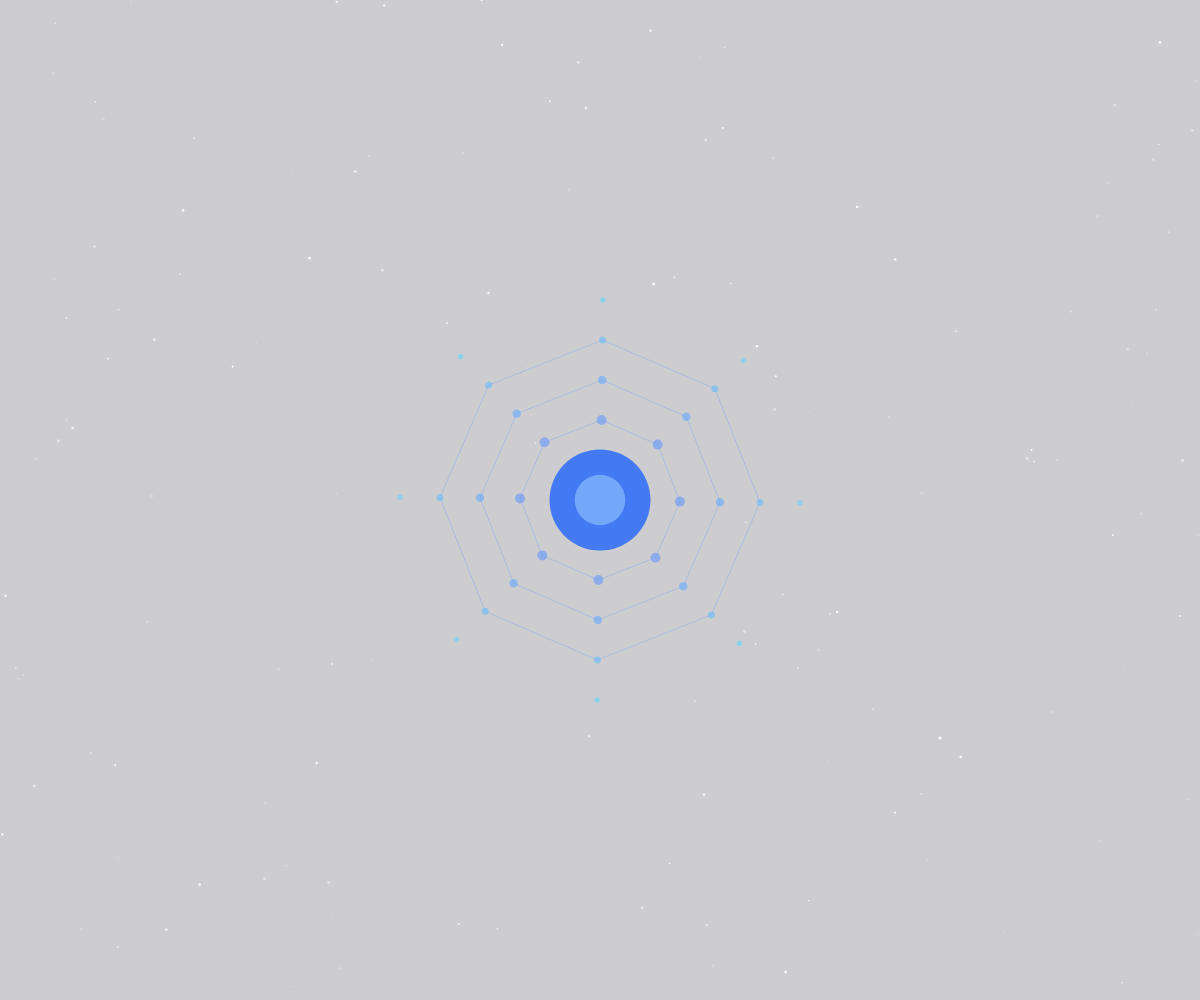
Frame 1 (no input)
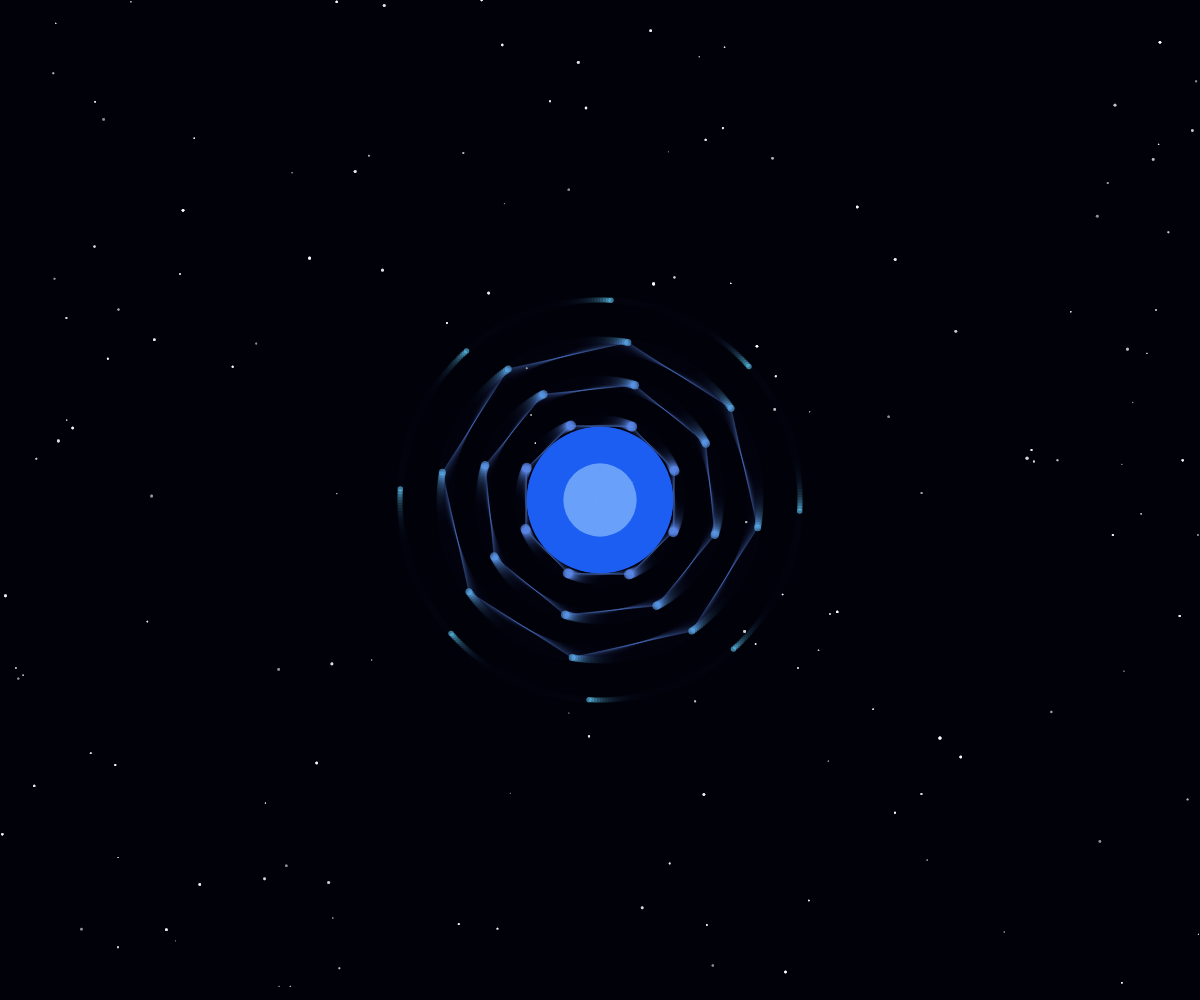
Frame 60 (no input)
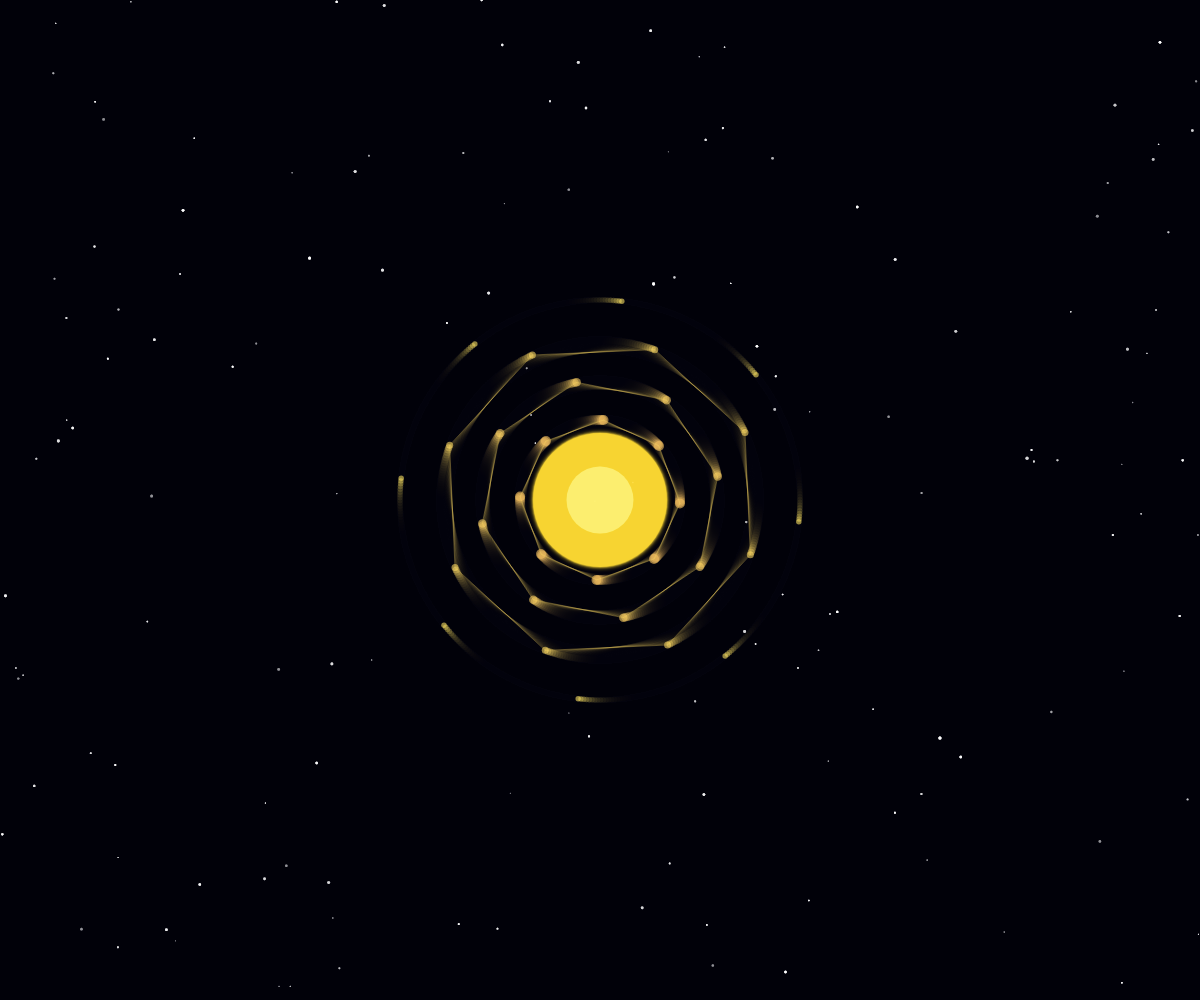
Frame 120 (the mouse pressed at the canvas centre since frame 60)

The p5.js sketch that drew these frames (run headless with seeded random() and noise() and a simulated clock; from frame 60 on, the mouse is pressed at the canvas centre):

// p5.js sketch
// ── sketch.js
//solemne 02: respuesta a una obra de arte.
//obra: "Destello" - Kid Voodoo (canción chilena-2025)
//
//descripción breve: "Destello" de Kid Voodoo es una canción que explora la
//intensidad del amor y la aceptación de su transitoriedad.
//El narrador promete estar presente para su pareja "hasta que te aburras
//de mi", a pesar de saber que todo debe terminar.
//está visualización representa esa intensidad a través de un destello
//central que "respira", simbolizando el corazón de una relación de años
//las 4 capas de partículas que orbitan representan cada año, mientras
//que el fondo estrellado crea un contexto cósmico: la relación existe en la
//inmesidad del universo, pequeña pero luminosa, fragíl pero profundamente
//significativa.

//concepto visual: fondo estrellado que crea profundidad y contexto cósmico
//un destello central que "respira" usando una función de sinusoide
// 4 capas de particulas orbitando el centro (representando relación de años)
//cambio de color según el cursor (presencia del otro)
//lineas conectivas que representan la continuidad de la relación

//exp = explicación de lo que hace el comando.

// CRÉDITOS DE COLABORACIÓN TÉCNICA:
//Con la asistencia técnica de Manus AI.
//Manus AI colaboró específicamente en:
//1. Lógica matemática de las órbitas: Uso de funciones trigonométricas (sin/cos)
//para calcular las posiciones circulares de las partículas.
//2. Sistema de estrellas: Implementación del arreglo (array) y la lógica de
//parpadeo aleatorio individual.
//3. Optimización de funciones: Estructuración de las funciones personalizadas
//(dibujarEstrellas, dibujarCapaDeParticulas, etc.) para un código más limpio.

//exp: crea una variable
//ref: https://p5js.org/es/reference/p5/let/
//variable global para almacenar el tiempo y usarlo en las funciones sinusoidales

let tiempoGlobal = 0;

//variable para almacenar el estado de interacción del usuario (si el mouse está cerca)
//exp: crea una variable
//ref: https://p5js.org/es/reference/p5/let/
let mousePresente = false;

//para almacenar las estrellas del fondo
//exp: crea una variable
//ref: https://p5js.org/es/reference/p5/let/
let estrellas = [];

//variable para el color del destello (cambia según interacción)
//exp: crea una variable
//ref: https://p5js.org/es/reference/p5/let/
let colorDestello;

//exp: la función setup se ejecuta una sola vez, se usa para preparar el
//espacio donde aparecera la animación.
//ref:https://p5js.org/reference/p5/setup/
function setup() {
  //exp: crea el lienzo.
  //parámetros: (ancho, alto) = (windowWidth, windowHeight) tamaño de //ventana del navegador
  //ref: https://p5js.org/es/reference/p5/createCanvas/
  createCanvas(windowWidth, windowHeight);

  //exp: deshabilita el dibujo de puntos, líneas y contornos de figuras
  //no tiene parámetros
  //ref: https://p5js.org/reference/p5/noStroke/
  noStroke();

  //inicializar el color del destello en un azul profundo (representa el inicio)
  //exp:crea un objeto p5.Color.
  //parámetros: (r,g,b) = (rojo, verde, azul)
  //ref: https://p5js.org/es/reference/p5/color/
  colorDestello = color(30, 100, 255, 200);

  //generar las estrellas del fondo
  generarEstrellas();
}
//exp: es la función central de un sketch, permite crear animación y
//movimiento.
//ref: https://p5js.org/es/reference/p5/draw/
function draw() {
  //exp: establece el color a utilizar para el fondo del lienzo.
  //parámetros: (r,g,b) = (rojo, verde, azul) = (10, 10, 25)
  //ref: https://p5js.org/es/reference/p5/background/
  //utilizó fondo oscuro para la sensación de nocturno y nostálgico.
  background(5, 5, 15, 50);

  //dibuja todas las estrellas del fondo llamando a la función correspondiente
  //exp: genera y posiciona el fondo espacial
  //sin parámetros
  dibujarEstrellas();

  //incrementar el tiempo global para usar en funciones sinusoidales (moverse)
  tiempoGlobal += 0.02;

  //calcular la distancia entre el mouse y el centro del canvas usando dist()
  //exp: crea una variable
  //ref: https://p5js.org/es/reference/p5/let/
  let distanciaAlMouse = dist(mouseX, mouseY, width / 2, height / 2);

  //IF: Verificar si el mouse está cerca del centro (dentro de 200 píxeles)
  //exp: una forma de elegir si ejecutar un bloque de código.
  //parámetros:(condicion)
  //ref: https://p5js.org/es/reference/p5/if/
  if (distanciaAlMouse < 200) {
    //si el mouse está cerca, cambiar el estado de presencia a verdadero
    mousePresente = true;

    //cambiar el color del destello a un amarillo brillante e intenso
    colorDestello = color(255, 220, 50, 220);
  } else {
    //si el mouse no está cerca, cambiar el estado de presencia a falso
    mousePresente = false;

    //volver al color azul profundo original
    colorDestello = color(30, 100, 255, 200);
  }
  //dibujar el destello central que respira llamando a la función correspondiente
  dibujarDesteloCentral();

  //for loop: dibujar 4 capas de particulas (representando los 4 años)
  //exp: repite bloque de códigos con un número de iteraciones
  //parámetros: (inicialización; condición; actualización)
  // ref: https://p5js.org/reference/p5/for/
  for (let ano = 0; ano < 4; ano++) {
    //dibujar las partículas para cada año llamando a la función correspondiente
    dibujarCapaDeParticulas(ano);
  }
  //dibujar lineas conectivas llamando a la función correspondiente
  dibujarLineasConectivas();
}
//función para generar las estrellas del fondo
//exp:es llamada cuando la ventana del navegador cambia de tamaño
//no tiene parámetros
//ref: https://p5js.org/es/reference/p5/windowResized/
function generarEstrellas() {
  //for loop: Crear 150 estrellas distribuidas aleatoriamente
  //exp: repite bloque de códigos con un número de iteraciones
  //parámetros: (inicialización; condición; actualización)
  // ref: https://p5js.org/reference/p5/for/
  for (let i = 0; i < 150; i++) {
    //crear un objeto para cada estrella con propiedades aleatorias
    //exp: crea una variable
    //ref: https://p5js.org/es/reference/p5/let/
    let estrella = {
      //posición X aleatoria en el canvas usando random()
      x: random(width),

      //posición Y aleatoria en el canvas usando random()
      y: random(height),

      //tamaño aleatorio entre 1 y 3 píxeles usando random()
      tamano: random(1, 3),

      //brillo aleatorio entre 100 y 255 usando random()
      brillo: random(100, 255),

      //velocidad de parpadeo aleatoria usando random()
      velocidadParpadeo: random(0.02, 0.08),

      //fase de parpadeo aleatoria usando random()
      faseParpadeo: random(TWO_PI),
    };
    //agregar la estrella recién creada al array de estrellas
    estrellas.push(estrella);
  }
}
//función para dibujar todas las estrellas
//exp:es llamada cuando la ventana del navegador cambia de tamaño
//no tiene parámetros
//ref: https://p5js.org/es/reference/p5/windowResized/
function dibujarEstrellas() {
  //for loop: iterar sobre cada estrella almacenada en el array
  //for exp: repite bloque de códigos con un número de iteraciones
  //parámetros: (inicialización; condición; actualización)
  // ref: https://p5js.org/reference/p5/for/
  for (let i = 0; i < estrellas.length; i++) {
    //obtener la estrella actual del array usando el índice i
    //exp: crea una variable
    //ref: https://p5js.org/es/reference/p5/let/
    let estrella = estrellas[i];

    //calcular el brillo actual usando una funcion sinusoide (moverse)
    //exp for: crea una variable
    //ref: https://p5js.org/es/reference/p5/let/
    //exp sin: calcula el seno de un ángulo
    //parámetros: (angulo)
    //ref: https://p5js.org/es/reference/p5/sin/
    let brilloActual =
      150 +
      sin(tiempoGlobal * estrella.velocidadParpadeo + estrella.faseParpadeo) *
        100;

    //aplicar el color de la estrella con el brillo calculado
    //exp: establece color en las formas
    //parámetros: (r,g,b) = (rojo, verde, azul)
    //ref: https://p5js.org/es/reference/p5/fill/
    fill(255, 255, 255, brilloActual);

    //desactivar el trazo para que las estrellas sean puntos limpios
    //exp: deshabilita el dibujo de puntos, líneas y contornos de figuras
    //no tiene parámetros
    //ref: https://p5js.org/reference/p5/noStroke/
    noStroke();

    //dibujar la estrella como un pequeño circulo usando ellipse()
    //exp: dibuja un elipse
    //parámetros: (x, y , w, [h] )
    //ref: https://p5js.org/es/reference/p5/ellipse/
    ellipse(estrella.x, estrella.y, estrella.tamano, estrella.tamano);
  }
}
//funcion para dibujar el destello central
//exp:es llamada cuando la ventana del navegador cambia de tamaño
//no tiene parámetros
//ref: https://p5js.org/es/reference/p5/windowResized/
function dibujarDesteloCentral() {
  //guardar el estado de transformacion actual usando push()
  //push exp: comienza un grupo de dibujos que tiene su propio estilo
  //parámetros: (sin parametros)
  //ref: https://p5js.org/reference/p5/push/
  push();

  //mover el sistema de coordenadas al centro del canvas usando translate()
  //exp: traduce el sistema de coordenadas
  //parámetros: (x, y)
  //ref: https://p5js.org/reference/p5/translate/
  translate(width / 2, height / 2);

  //calcular el tamaño del destello usando una funcion sinusoide (moverse)
  //exp: crea una variable
  //ref: https://p5js.org/es/reference/p5/let/
  //exp sin: calcula el seno de un ángulo
  //parámetros: (angulo)
  //ref: https://p5js.org/es/reference/p5/sin/
  let tamano = 100 + sin(tiempoGlobal) * 50;

  //aplicar el color del destello que cambia segun la interacción (IF)
  //exp: establece color en las formas
  //parámetros: (r,g,b) = (rojo, verde, azul)
  //ref: https://p5js.org/es/reference/p5/fill/
  fill(colorDestello);

  //desactivar el trazo para el destello central
  //exp: deshabilita el dibujo de puntos, líneas y contornos de figuras
  //no tiene parámetros
  //ref: https://p5js.org/reference/p5/noStroke/
  noStroke();

  //dibujar el circulo central usando la funcion ellipse()
  //exp: dibuja un elipse
  //parámetros: (x, y , w, [h] )
  //ref: https://p5js.org/es/reference/p5/ellipse/
  ellipse(0, 0, tamano, tamano);

  //aplicar un color mas claro para el brillo interior (celeste o amarillo suave)
  //exp: una forma de elegir si ejecutar un bloque de código.
  //parámetros:(condicion)
  //ref: https://p5js.org/es/reference/p5/if/
  if (mousePresente) {
    //si el mouse esta presente, usar un amarillo mas claro para el brillo
    //exp: establece color en las formas
    //parámetros: (r,g,b) = (rojo, verde, azul)
    //ref: https://p5js.org/es/reference/p5/fill/
    fill(255, 255, 150, 150);
  } else {
    //si no, usar un celeste claro para el brillo del azul
    //exp: establece color en las formas
    //parámetros: (r,g,b) = (rojo, verde, azul)
    //ref: https://p5js.org/es/reference/p5/fill/
    fill(150, 200, 255, 150);
  }
  //dibujar un circulo mas pequeño en el centro usando ellipse()
  //exp: dibuja un elipse
  //parámetros: (x, y , w, [h] )
  //ref: https://p5js.org/es/reference/p5/ellipse/
  ellipse(0, 0, tamano * 0.5, tamano * 0.5);

  //restaurar el estado de transformacion original usando pop()
  //exp:finaliza un grupo de dibujos que contiene sus propios estilos y transformaciones.
  //no tiene parametros
  //ref: https://p5js.org/es/reference/p5/pop/
  pop();
}
//funcion para dibujar una capa de particulas (cada año)
//exp:es llamada cuando la ventana del navegador cambia de tamaño
//no tiene parámetros
//ref: https://p5js.org/es/reference/p5/windowResized/
function dibujarCapaDeParticulas(ano) {
  //guardar el estado de transformacion actual usando push()
  //exp:comienza un grupo de dibujo que contiene sus propios estilos y transformaciones.
  //no tiene parámetros
  //ref: https://p5js.org/es/reference/p5/push/
  push();

  //mover el sistema de coordenadas al centro del canvas usando translate()
  //exp: traduce el sistema de coordenadas
  //parámetros: (x, y)
  //ref: https://p5js.org/reference/p5/translate/
  translate(width / 2, height / 2);

  //calcular el radio de orbita basado en el año (moverse)
  //exp: crea una variable
  //ref: https://p5js.org/es/reference/p5/let/
  let radioOrbita = 80 + ano * 40;

  //calcular la velocidad de rotacion basada en el tiempo (moverse)
  //exp: crea una variable
  //ref: https://p5js.org/es/reference/p5/let/
  let velocidadRotacion = tiempoGlobal * (1 - ano * 0.1);

  //forloop anidado:dibujar 8 particulas en cada orbita
  //for exp: repite bloque de códigos con un número de iteraciones
  //parámetros: (inicialización; condición; actualización)
  // ref: https://p5js.org/reference/p5/for/
  for (let i = 0; i < 8; i++) {
    //calcular el angulo de cada particula usando trigonometria
    //exp: crea una variable
    //ref: https://p5js.org/es/reference/p5/let/
    let angulo = (TWO_PI / 8) * i + velocidadRotacion;

    //calcular la posicion X de la particula usando cos()
    //exp: crea una variable
    //ref: https://p5js.org/es/reference/p5/let/
    //exp cos: calcula el coseno de un ángulo
    //parámetros: (angulo)
    //ref: https://p5js.org/es/reference/p5/cos/
    let posX = cos(angulo) * radioOrbita;

    //calcular la posicion Y de la particula usando sin()
    //exp: crea una variable
    //ref: https://p5js.org/es/reference/p5/let/
    //exp sin: calcula el seno de un ángulo
    //parámetros: (angulo)
    //ref: https://p5js.org/es/reference/p5/sin/
    let posY = sin(angulo) * radioOrbita;

    //guardar el estado de transformacion para esta particula individual
    //exp:comienza un grupo de dibujo que contiene sus propios estilos y transformaciones.
    //no tiene parámetros
    //ref: https://p5js.org/es/reference/p5/push/
    push();

    //mover a la posicion calculada de la particula usando translate()
    //exp: traduce el sistema de coordenadas
    //parámetros: (x, y)
    //ref: https://p5js.org/reference/p5/translate/
    translate(posX, posY);

    //calcular el tamaño de la particula segun el año
    //exp: crea una variable
    //ref: https://p5js.org/es/reference/p5/let/
    let tamanoParticula = 10 - ano * 1.5;

    //aplicar color a la particula con tonos azules y amarillos segun interaccion
    //exp:una forma de elegir si ejecutar un bloque de codigo
    //parámetros: (condicion)
    //ref: https://p5js.org/es/reference/p5/if/
    if (mousePresente) {
      //si el mouse esta presente, usar tonos amarillos
      //exp: establece color en las formas
      //parámetros: (r,g,b) = (rojo, verde, azul)
      //ref: https://p5js.org/es/reference/p5/fill/
      fill(255, 200 + ano * 10, 100, 150);
    } else {
      //si no, usar tonos azules
      //exp: establece color en las formas
      //parámetros: (r,g,b) = (rojo, verde, azul)
      //ref: https://p5js.org/es/reference/p5/fill/
      fill(100, 150 + ano * 20, 255, 150);
    }
    //desactivar el trazo para las particulas
    //exp: deshabilita el dibujo de puntos, líneas y contornos de figuras
    //no tiene parámetros
    //ref: https://p5js.org/reference/p5/noStroke/
    noStroke();

    //dibujar la particula como un círculo usando ellipse()
    //exp: dibuja un elipse
    //parámetros: (x, y , w, [h] )
    //ref: https://p5js.org/es/reference/p5/ellipse/
    ellipse(0, 0, tamanoParticula, tamanoParticula);

    //restaurar el estado de transformación individual usando pop()
    //exp:finaliza un grupo de dibujos que contiene sus propios estilos y transformaciones.
    //no tiene parámetros
    //ref: https://p5js.org/es/reference/p5/pop/
    pop();
  }
  //restaurar el estado de transformación general usando pop()
  //exp:finaliza un grupo de dibujos que contiene sus propios estilos y transformaciones.
  //no tiene parámetros
  //ref: https://p5js.org/es/reference/p5/pop/
  pop();
}
//función para dibujar lineas conectivas entre las particulas
//exp:es llamada cuando la ventana del navegador cambia de tamaño
//no tiene parámetros
//ref: https://p5js.org/es/reference/p5/windowResized/
function dibujarLineasConectivas() {
  //guardar el estado de transformación actual usando push()
  //exp:comienza un grupo de dibujo que contiene sus propios estilos y transformaciones.
  //no tiene parámetros
  //ref: https://p5js.org/es/reference/p5/push/
  push();

  //mover el sistema de coordenadas al centro del canvas usando translate()
  //exp: traduce el sistema de coordenadas
  //parámetros: (x, y)
  //ref: https://p5js.org/reference/p5/translate/
  translate(width / 2, height / 2);

  //establecer el color de las lineas con transparencia (azul o amarillo)
  //exp:una forma de elegir si ejecutar un bloque de código
  //parámetros: (condicion)
  //ref: https://p5js.org/es/reference/p5/if/
  if (mousePresente) {
    //líneas amarillas si hay interaccion
    //exp: establece color a formas
    //parámetros: (r,g,b) = (rojo, verde, azul)
    //ref: https://p5js.org/es/reference/p5/stroke/
    stroke(255, 220, 100, 80);
  } else {
    //líneas azules si no hay interaccion
    //exp: establece color a formas
    //parámetros: (r,g,b) = (rojo, verde, azul)
    //ref: https://p5js.org/es/reference/p5/stroke/
    stroke(100, 150, 255, 80);
  }
  //establecer el grosor de las lineas usando strokeWeight()
  //exp: establece el ancho del trazado
  //parámetros: (ancho)
  //ref: https://p5js.org/es/reference/p5/strokeWeight/
  strokeWeight(1);

  //for loop:dibujar lineas conectivas entre las capas de años
  //exp:grupo de declaraciones con nombre
  //parámetros:marcadores de posición para los valores que se proporcionaran cuando se llame a la función.
  //ref: https://p5js.org/es/reference/p5/function/
  for (let ano = 0; ano < 3; ano++) {
    //calcular el radio de orbita para la línea (moverse)
    //exp: crea una variable
    //ref: https://p5js.org/es/reference/p5/let/
    let radioOrbita = 80 + ano * 40;

    //calcular la velocidad de rotación para la linea (moverse)
    //exp: crea una variable
    //ref: https://p5js.org/es/reference/p5/let/
    let velocidadRotacion = tiempoGlobal * (1 - ano * 0.1);

    //for loop anidado: dibujar lineas entre los 8 puntos de la orbita
    //exp: repite bloque de códigos con un número de iteraciones
    //parámetros: (inicialización; condición; actualización)
    // ref: https://p5js.org/reference/p5/for/
    for (let i = 0; i < 8; i++) {
      //calcular el ángulo del punto actual usando trigonometria
      //exp: crea una variable
      //ref: https://p5js.org/es/reference/p5/let/
      let angulo = (TWO_PI / 8) * i + velocidadRotacion;

      //calcular la posición X del punto actual usando cos()
      //exp: crea una variable
      //ref: https://p5js.org/es/reference/p5/let/
      let posX = cos(angulo) * radioOrbita;

      //calcular la posición Y del punto actual usando sin()
      //exp: crea una variable
      //ref: https://p5js.org/es/reference/p5/let/
      //exp sin: calcula el seno de un ángulo
      //parametros: (angulo)
      //ref: https://p5js.org/es/reference/p5/sin/
      let posY = sin(angulo) * radioOrbita;

      //calcular el angulo del siguiente punto en la orbita
      //exp: crea una variable
      //ref: https://p5js.org/es/reference/p5/let/
      let anguloProximo = (TWO_PI / 8) * ((i + 1) % 8) + velocidadRotacion;

      //calcular la posición X del siguiente punto usando cos()
      //exp: crea una variable
      //ref: https://p5js.org/es/reference/p5/let/
      let posXProximo = cos(anguloProximo) * radioOrbita;

      //calcular la posición Y del siguiente punto usando sin()
      //exp: crea una variable
      //ref: https://p5js.org/es/reference/p5/let/
      let posYProximo = sin(anguloProximo) * radioOrbita;

      //dibujar una linea entre los dos puntos calculados usando line()
      //exp:dibuja una línea recta entre dos puntos.
      //parámetros: (x1, y1, x2, y2)
      //ref: https://p5js.org/es/reference/p5/line/
      line(posX, posY, posXProximo, posYProximo);
    }
  }
  //restaurar el estado de transformación original usando pop()
  //exp:finaliza un grupo de dibujos que contiene sus propios estilos y transformaciones.
  //no tiene parámetros
  //ref: https://p5js.org/es/reference/p5/pop/
  pop();
}
//función para redimensionar el canvas cuando la ventana cambia de tamaño
//exp:es llamada cuando la ventana del navegador cambia de tamaño
//no tiene parámetros
//ref: https://p5js.org/es/reference/p5/windowResized/
function windowResized() {
  //redimensionar el canvas al nuevo tamaño de la ventana usando resizeCanvas()
  //exp:cambia el tamaño del lienzo a un ancho y alto determinados
  //parámetros: (ancho, alto, [noRedraw])
  //ref: https://p5js.org/reference/p5/resizeCanvas/
  resizeCanvas(windowWidth, windowHeight);

  //limpiar el array de estrellas para regenerarlas
  estrellas = [];

  //volver a generar las estrellas para el nuevo tamaño del canvas
  generarEstrellas();
}
